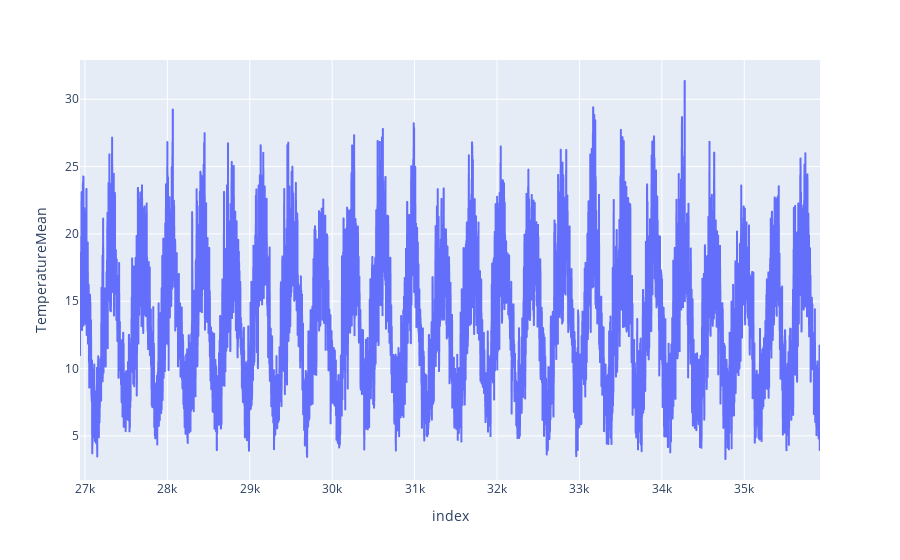

Notebook source saved alongside this figure:
### Code cell
# print(dataset)
fig = px.line(dataset, y="TemperatureMean")
fig.show()

### Figure 1 — Plotly figure (JSON) as saved in the notebook; plotly's stock layout.template omitted (floating-point values rounded to 4 significant figures; data arrays with more than 128 entries replaced by an {"elided": "..."} marker saying what was removed)
{"data": [{"hovertemplate": "index=%{x}<br>TemperatureMean=%{y}<extra></extra>", "legendgroup": "", "line": {"color": "#636efa", "dash": "solid"}, "marker": {"symbol": "circle"}, "mode": "lines", "name": "", "showlegend": false, "type": "scattergl", "x": {"elided": "8980 int values"}, "xaxis": "x", "y": {"elided": "8980 float values"}, "yaxis": "y"}], "layout": {"legend": {"tracegroupgap": 0}, "margin": {"t": 60}, "xaxis": {"anchor": "y", "domain": [0, 1], "title": {"text": "index"}}, "yaxis": {"anchor": "x", "domain": [0, 1], "title": {"text": "TemperatureMean"}}}}
